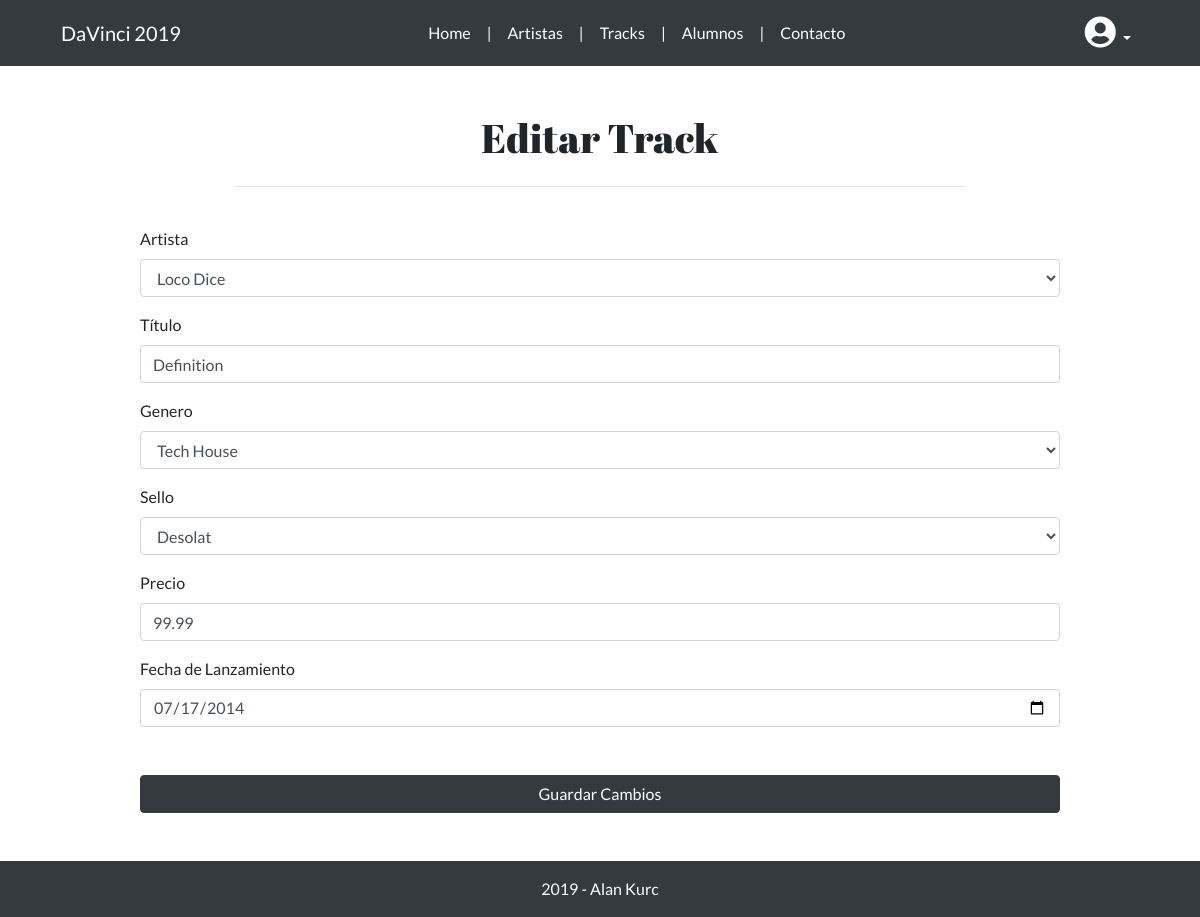
The app's page /editar-track.php?id=1 with its own data.
### tables this page shows
CREATE TABLE `tracks` (
  `id_track` int(10) unsigned NOT NULL AUTO_INCREMENT,
  `id_dj` int(3) unsigned NOT NULL,
  `id_sello` int(3) unsigned NOT NULL,
  `id_genero` int(2) unsigned NOT NULL,
  `titulo` varchar(80) NOT NULL,
  `precio` decimal(4,2) unsigned NOT NULL,
  `lanzamiento` date NOT NULL,
  `duracion` time NOT NULL,
  `bpm` int(3) NOT NULL,
  `imagen` varchar(150) DEFAULT NULL,
  `link` varchar(250) DEFAULT NULL,
  `descripcion` mediumtext,
  PRIMARY KEY (`id_track`) USING BTREE,
  KEY `id_dj` (`id_dj`) USING BTREE,
  KEY `fk_tracks_sellos` (`id_sello`) USING BTREE,
  KEY `fk_tracks_generos` (`id_genero`) USING BTREE,
  CONSTRAINT `fk_tracks_artistas` FOREIGN KEY (`id_dj`) REFERENCES `artistas` (`id_dj`),
  CONSTRAINT `fk_tracks_generos` FOREIGN KEY (`id_genero`) REFERENCES `generos` (`id_genero`),
  CONSTRAINT `fk_tracks_sellos` FOREIGN KEY (`id_sello`) REFERENCES `sellos` (`id_sello`)
);

CREATE TABLE `artistas` (
  `id_dj` int(10) unsigned NOT NULL AUTO_INCREMENT,
  `nombre` varchar(80) NOT NULL,
  `edad` int(3) NOT NULL,
  `pais` varchar(80) NOT NULL,
  `discos` int(100) DEFAULT NULL,
  `biografia` mediumtext NOT NULL,
  `imagen` varchar(150) DEFAULT NULL,
  PRIMARY KEY (`id_dj`) USING BTREE
);

CREATE TABLE `generos` (
  `id_genero` int(10) unsigned NOT NULL AUTO_INCREMENT,
  `nombre` varchar(100) NOT NULL,
  PRIMARY KEY (`id_genero`) USING BTREE
);

CREATE TABLE `sellos` (
  `id_sello` int(8) unsigned NOT NULL AUTO_INCREMENT,
  `nombre` varchar(80) NOT NULL,
  `pais_origen` varchar(80) NOT NULL,
  PRIMARY KEY (`id_sello`) USING BTREE
);

### editar-track.php (the view, shortened to what this page needs)
<?php
include 'templates/conexion.php';
$id = mysqli_real_escape_string($db, $_GET['id']);
$consultaDatos = "SELECT * FROM tracks WHERE id_track = '$id'";
$resDatos = mysqli_query($db, $consultaDatos);
$datosTrack = mysqli_fetch_assoc($resDatos);
$consulta = "SELECT id_dj, nombre FROM artistas";
$resArtista = mysqli_query($db, $consulta);
$consulta = "SELECT id_genero, nombre FROM generos";
$resGenero = mysqli_query($db, $consulta);
$consulta = "SELECT id_sello, nombre FROM sellos";
$resSello = mysqli_query($db, $consulta);
include 'templates/header.php';
?>
<section class="container-fluid py-5">
    <div class="row">
        <div class="container">
            <div class="row">
                <div class="col-12 text-center">
                    <h1 class="titulo">Editar Track</h1>
                </div>
                <div class="col-8 offset-2"><hr></div>
                <div class="col-12 col-md-10 offset-md-1 pt-4">
                    <form action="grabar-editar-track.php" method="post" enctype="multipart/form-data">
                        <div class="form-group">
                            <label for="id_dj">Artista</label>
                            <select id="id_dj" name="id_dj" class="form-control">
                                <?php
                                while ($fila = mysqli_fetch_assoc($resArtista)):
                                    ?>
                                    <option value="<?= $fila['id_dj']; ?>" <?php if($fila['id_dj'] == $datosTrack['id_dj']) {
                                        echo "selected";}?>>
                                        <?= $fila['nombre']; ?>
                                    </option>
                                <?php
                                endwhile;
                                ?>
                            </select>
                        </div>
                        <div class="form-group">
                            <label for="titulo">Título</label>
                            <input type="text" id="titulo" name="titulo" class="form-control" value="<?php echo($datosTrack['titulo']);?>">
                        </div>
                        <div class="form-group">
                            <label for="genero">Genero</label>
                            <select name="id_genero" id="id_genero" class="form-control">
                                <?php
                                while ($fila = mysqli_fetch_assoc($resGenero)):
                                    ?>
                                    <option value="<?= $fila['id_genero']; ?>" <?php if($fila['id_genero'] == $datosTrack['id_genero']) {
                                        echo "selected";}?>>
                                        <?= $fila['nombre']; ?>
                                    </option>
                                <?php
                                endwhile;
                                ?>
                            </select>
                        </div>
                        <div class="form-group">
                            <label for="sello">Sello</label>
                            <select name="id_sello" id="id_sello" class="form-control">
                                <?php
                                while ($fila = mysqli_fetch_assoc($resSello)):
                                    ?>
                                    <option value="<?= $fila['id_sello']; ?>" <?php if($fila['id_sello'] == $datosTrack['id_sello']) {
                                        echo "selected";}?>>
                                        <?= $fila['nombre']; ?>
                                    </option>
                                <?php
                                endwhile;
                                ?>
                            </select>
                        </div>
                        <div class="form-group">
                            <label for="precio">Precio</label>
                            <input type="number" id="precio" name="precio" placeholder="00,00" class="form-control" value="<?php echo($datosTrack['precio']);?>">
                        </div>
                        <div class="form-group">
                            <label for="lanzamiento">Fecha de Lanzamiento</label>
                            <input type="date" id="lanzamiento" name="lanzamiento" class="form-control" value="<?php echo($datosTrack['lanzamiento']);?>">
                        </div>
                        <button type="submit" class="btn btn-dark btn-block mt-5">Guardar Cambios</button>
                    </form>
                </div>
            </div>
        </div>
    </div>
</section>
<?php
include 'templates/footer.php';
?>

### assets/css/estilos.css (style rules this page uses)
* { margin: 0; padding: 0; }
body { font-family: 'Lato', sans-serif; }
.titulo { font-family: 'Abril Fatface', cursive; font-size: 40px; }

### records on screen
tracks: id_dj "Loco Dice", titulo "Definition", id_genero "Tech House", id_sello "Desolat", precio "99.99", lanzamiento "07/17/2014"
